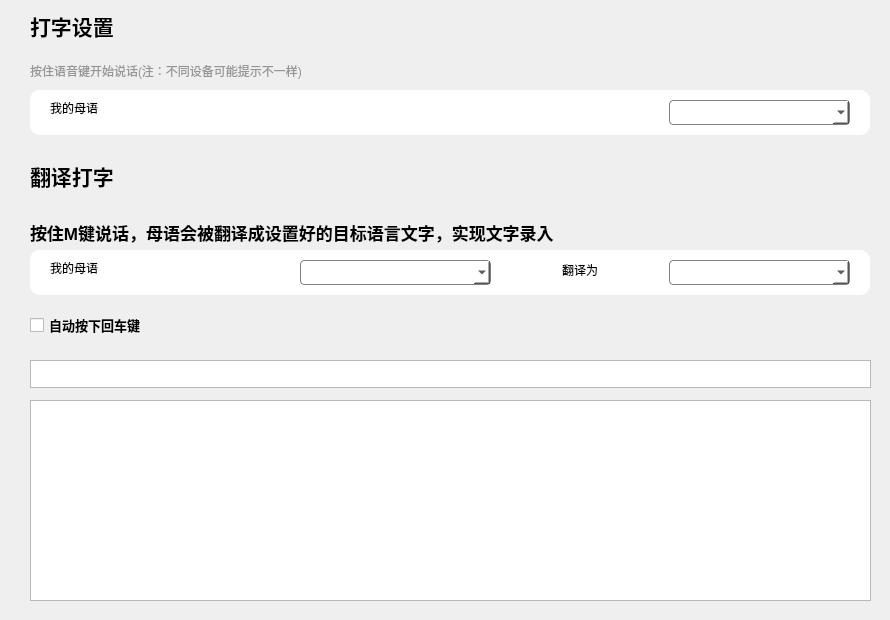
<?xml version="1.0" encoding="UTF-8"?>
<ui version="4.0">
 <class>typeword</class>
 <widget class="QWidget" name="typeword">
  <property name="geometry">
   <rect>
    <x>0</x>
    <y>0</y>
    <width>890</width>
    <height>620</height>
   </rect>
  </property>
  <property name="minimumSize">
   <size>
    <width>890</width>
    <height>620</height>
   </size>
  </property>
  <property name="maximumSize">
   <size>
    <width>890</width>
    <height>620</height>
   </size>
  </property>
  <property name="windowTitle">
   <string notr="true">Form</string>
  </property>
  <property name="styleSheet">
   <string notr="true">QWidget#widget_3,#widget_1,#widget_2{
background-color: rgb(255, 255, 255);border-radius:10px;}

QComboBox{
border:1px solid rgb(128, 128, 128);
background-color: rgb(255, 255, 255);
border-radius:4px;
padding-left:10px;
}
 
QComboBox::drop-down{
width:16px;
height:16px;
margin-right:2px;
subcontrol-origin:padding;
subcontrol-position: right;
border-left-width: 0px;/* 下拉框的左边界线宽度 */
    border-left-color: darkgray;/* 下拉框的左边界线颜色 */
    border-left-style: solid; /* 下拉框的左边界线为实线 */
    border-top-right-radius: 3px;/* 下拉框的右上边界线的圆角半径（应和整个QComboBox右上边界线的圆角半径一致） */
    border-bottom-right-radius: 3px; /* 同上 */
    background: white;
	image:url(:/images/drop-down.png);
}
QComboBox QAbstractItemView{
border:1px solid rgb(0, 0, 0);
background-color: rgb(255, 255, 255);
}

QComboBox QAbstractItemView::item:hover{
  background-color:#409CE1;
  color:#ffffff;
}
QComboBox QAbstractItemView::item:selected{
  background-color:#409CE1;
  color:#ffffff;
}</string>
  </property>
  <widget class="QLabel" name="label">
   <property name="geometry">
    <rect>
     <x>30</x>
     <y>10</y>
     <width>560</width>
     <height>31</height>
    </rect>
   </property>
   <property name="minimumSize">
    <size>
     <width>560</width>
     <height>0</height>
    </size>
   </property>
   <property name="maximumSize">
    <size>
     <width>560</width>
     <height>16777215</height>
    </size>
   </property>
   <property name="font">
    <font>
     <pointsize>16</pointsize>
     <bold>true</bold>
    </font>
   </property>
   <property name="text">
    <string>打字设置</string>
   </property>
  </widget>
  <widget class="QWidget" name="widget_1" native="true">
   <property name="geometry">
    <rect>
     <x>30</x>
     <y>90</y>
     <width>840</width>
     <height>45</height>
    </rect>
   </property>
   <property name="styleSheet">
    <string notr="true"/>
   </property>
   <widget class="QComboBox" name="comboBoxLang1">
    <property name="geometry">
     <rect>
      <x>639</x>
      <y>10</y>
      <width>181</width>
      <height>25</height>
     </rect>
    </property>
    <property name="styleSheet">
     <string notr="true"/>
    </property>
    <property name="maxVisibleItems">
     <number>40</number>
    </property>
   </widget>
   <widget class="QLabel" name="label_18">
    <property name="geometry">
     <rect>
      <x>20</x>
      <y>10</y>
      <width>561</width>
      <height>16</height>
     </rect>
    </property>
    <property name="text">
     <string>我的母语</string>
    </property>
   </widget>
  </widget>
  <widget class="QWidget" name="widget_3" native="true">
   <property name="geometry">
    <rect>
     <x>30</x>
     <y>250</y>
     <width>840</width>
     <height>45</height>
    </rect>
   </property>
   <property name="styleSheet">
    <string notr="true"/>
   </property>
   <widget class="QLabel" name="label_5">
    <property name="geometry">
     <rect>
      <x>470</x>
      <y>10</y>
      <width>160</width>
      <height>20</height>
     </rect>
    </property>
    <property name="text">
     <string>翻译为</string>
    </property>
    <property name="alignment">
     <set>Qt::AlignmentFlag::AlignCenter</set>
    </property>
   </widget>
   <widget class="QLabel" name="label_10">
    <property name="geometry">
     <rect>
      <x>20</x>
      <y>10</y>
      <width>241</width>
      <height>16</height>
     </rect>
    </property>
    <property name="text">
     <string>我的母语</string>
    </property>
   </widget>
   <widget class="QComboBox" name="comboBoxLang2">
    <property name="geometry">
     <rect>
      <x>270</x>
      <y>10</y>
      <width>191</width>
      <height>25</height>
     </rect>
    </property>
    <property name="styleSheet">
     <string notr="true"/>
    </property>
    <property name="maxVisibleItems">
     <number>40</number>
    </property>
   </widget>
   <widget class="QComboBox" name="comboBoxLang3">
    <property name="geometry">
     <rect>
      <x>639</x>
      <y>10</y>
      <width>181</width>
      <height>25</height>
     </rect>
    </property>
    <property name="styleSheet">
     <string notr="true"/>
    </property>
    <property name="maxVisibleItems">
     <number>40</number>
    </property>
   </widget>
  </widget>
  <widget class="QLabel" name="label_4">
   <property name="geometry">
    <rect>
     <x>30</x>
     <y>40</y>
     <width>831</width>
     <height>40</height>
    </rect>
   </property>
   <property name="styleSheet">
    <string notr="true">color: rgb(150, 150, 150);</string>
   </property>
   <property name="text">
    <string>按住语音键开始说话(注：不同设备可能提示不一样)</string>
   </property>
   <property name="alignment">
    <set>Qt::AlignmentFlag::AlignBottom|Qt::AlignmentFlag::AlignLeading|Qt::AlignmentFlag::AlignLeft</set>
   </property>
   <property name="wordWrap">
    <bool>true</bool>
   </property>
  </widget>
  <widget class="QLabel" name="label_9">
   <property name="geometry">
    <rect>
     <x>30</x>
     <y>204</y>
     <width>831</width>
     <height>41</height>
    </rect>
   </property>
   <property name="font">
    <font>
     <pointsize>13</pointsize>
     <bold>true</bold>
    </font>
   </property>
   <property name="styleSheet">
    <string notr="true"/>
   </property>
   <property name="text">
    <string>按住M键说话，母语会被翻译成设置好的目标语言文字，实现文字录入</string>
   </property>
   <property name="alignment">
    <set>Qt::AlignmentFlag::AlignBottom|Qt::AlignmentFlag::AlignLeading|Qt::AlignmentFlag::AlignLeft</set>
   </property>
   <property name="wordWrap">
    <bool>true</bool>
   </property>
  </widget>
  <widget class="QPlainTextEdit" name="plainTextEdit">
   <property name="geometry">
    <rect>
     <x>30</x>
     <y>360</y>
     <width>841</width>
     <height>28</height>
    </rect>
   </property>
  </widget>
  <widget class="QLabel" name="label_2">
   <property name="geometry">
    <rect>
     <x>30</x>
     <y>150</y>
     <width>560</width>
     <height>51</height>
    </rect>
   </property>
   <property name="minimumSize">
    <size>
     <width>560</width>
     <height>0</height>
    </size>
   </property>
   <property name="maximumSize">
    <size>
     <width>560</width>
     <height>16777215</height>
    </size>
   </property>
   <property name="font">
    <font>
     <pointsize>16</pointsize>
     <bold>true</bold>
    </font>
   </property>
   <property name="text">
    <string>翻译打字</string>
   </property>
  </widget>
  <widget class="QPlainTextEdit" name="typingLog">
   <property name="geometry">
    <rect>
     <x>30</x>
     <y>400</y>
     <width>841</width>
     <height>201</height>
    </rect>
   </property>
  </widget>
  <widget class="QCheckBox" name="checkBoxEnter">
   <property name="geometry">
    <rect>
     <x>30</x>
     <y>300</y>
     <width>840</width>
     <height>50</height>
    </rect>
   </property>
   <property name="font">
    <font>
     <pointsize>10</pointsize>
     <bold>true</bold>
    </font>
   </property>
   <property name="text">
    <string>自动按下回车键</string>
   </property>
  </widget>
 </widget>
 <resources/>
 <connections/>
</ui>
